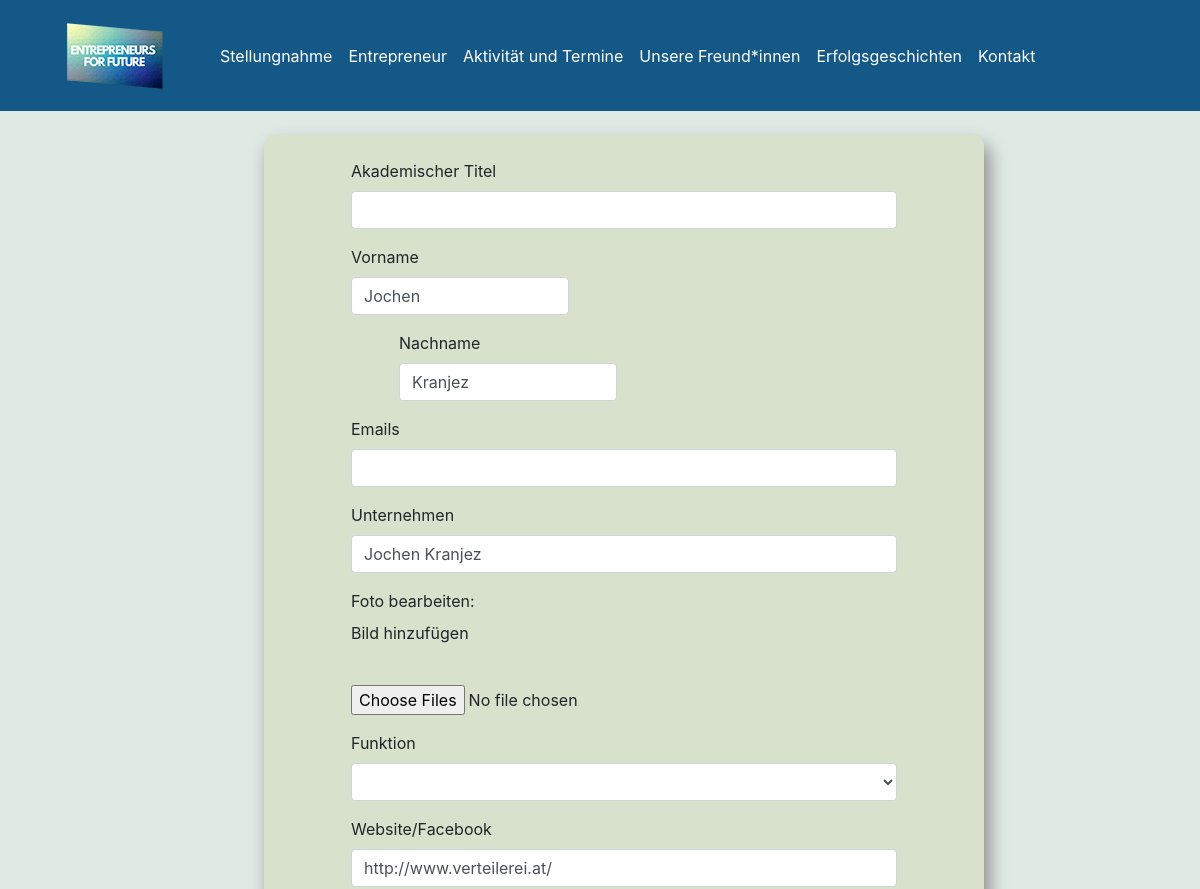
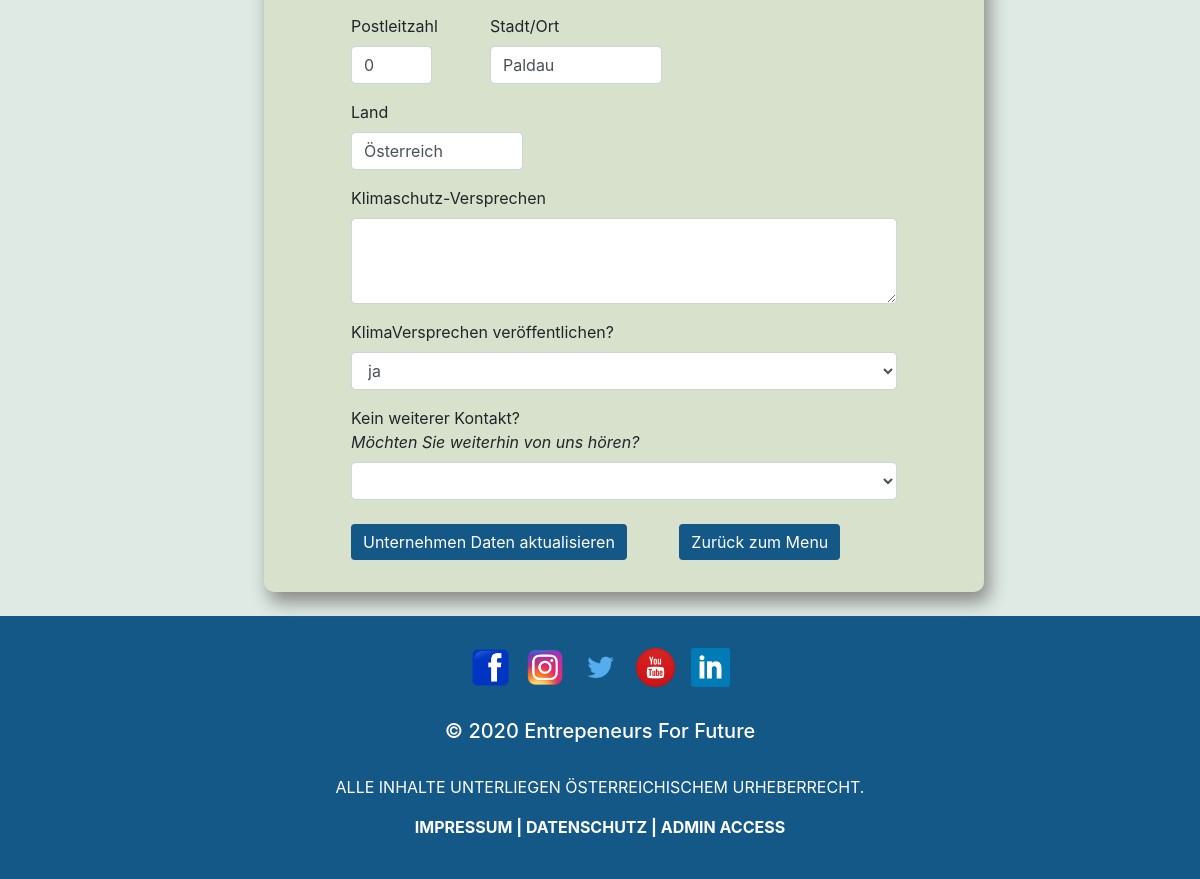
Screenshot of /companies/update.php?id=26 with the database file from the repository (2 pictures, top to bottom).
### tables this page shows
CREATE TABLE `companies` (
  `id` int(11) NOT NULL,
  `titel` varchar(30) NOT NULL,
  `vorname` varchar(30) NOT NULL,
  `nachname` varchar(30) NOT NULL,
  `email` varchar(50) NOT NULL,
  `unternehmen` varchar(100) NOT NULL,
  `firmenlogo` longtext NOT NULL,
  `funktion` varchar(100) NOT NULL,
  `website_facebook` varchar(255) NOT NULL,
  `plz` int(4) NOT NULL,
  `ort` varchar(100) NOT NULL,
  `land` varchar(100) NOT NULL,
  `description` varchar(500) NOT NULL,
  `public` varchar(10) NOT NULL,
  `contact` varchar(10) NOT NULL
);

### companies/update.php (the view, shortened to what this page needs)
<?php
include '../db_connect.php';
include('../navbar.php');
?>
<?php
require_once '../db_connect.php';
if (isset($_GET['id'])) {
  $id = $_GET['id'];
  $sql = "SELECT * FROM `companies` WHERE id = {$id}";
  $result = $conn->query($sql);
  $data = $result->fetch_assoc();
?>
  <!DOCTYPE html>
  <html>
  <head>
  </head>
  <body style="background-color: #DEEAE3">
    <div id="contactForm">
      <form class="mx-5" action="a_update.php" method="post" enctype='multipart/form-data'>
        <div class="form-group col-md-12">
          <label for="title">Akademischer Titel</label>
          <input type="text" class="form-control" name="titel" value="<?php echo $data['titel'] ?>">
        </div>
        <div class="form-row col-md-12">
          <div class="form-group required col-md-5 mr-5">
            <label for="vorname">Vorname</label>
            <input type="text" class="form-control" name="vorname" value="<?php echo $data['vorname'] ?>" required>
          </div>
          <div class="form-group required col-md-5 ml-5">
            <label for="nachname">Nachname</label>
            <input type="text" class="form-control" name="nachname" value="<?php echo $data['nachname'] ?>" required>
          </div>
        </div>
        <div class="form-group required col-md-12">
          <label for="email">Emails</label>
          <input type="email" class="form-control" name="email" value="<?php echo $data['email'] ?>" required>
        </div>
        <div class="form-group required col-md-12">
          <label for="title">Unternehmen</label>
          <input type="text" class="form-control" name="unternehmen" value="<?php echo $data['unternehmen'] ?>" required>
        </div>
        <div class="form-group col-md-12">
          <label for="fileInput" class="">Foto bearbeiten:</label>
          <?php
          $picture = $data['firmenlogo'];
          if ($picture == "") {
            echo "<span class='mt-2'><p>Bild hinzufügen</p></span>";
          }
          ?>
          <br>
          <input type="file" id="up" name="fileInput" id="up" accept="image/*" multiple onChange="fileThumbnail(this.files);" (change)="convertImage($event)">
        </div>
        <div class="form-group col-md-12">
          <label for="funktion">Funktion</label>
          <select class="form-control" id="exampleFormControlSelect1" name="funktion">
            <option hidden selected><?php echo $data['funktion'] ?></option>
            <option>InhaberIn</option>
          </select>
        </div>
        <div class="form-group required col-md-12">
          <label for="img">Website/Facebook</label>
          <input type="text" class="form-control" name="website_facebook" value="<?php echo $data['website_facebook'] ?>" required>
        </div>
        <div class="form-row col-md-12">
          <div class="form-group required col-md-2 mr-5">
            <label for="plz">Postleitzahl</label>
            <input type="number" class="form-control" name="plz" value="<?php echo $data['plz'] ?>" step="1" required>
          </div>
          <div class="form-group required col-md-4 mr-5">
            <label for="ort">Stadt/Ort</label>
            <input type="text" class="form-control" name="ort" value="<?php echo $data['ort'] ?>" required>
          </div>
          <div class="form-group required col-md-4">
            <label for="land">Land</label>
            <input type="text" class="form-control" name="land" value="<?php echo $data['land'] ?>" required>
          </div>
        </div>
        <div class="form-group col-md-12">
          <label for="description">Klimaschutz-Versprechen</label>
          <textarea class="form-control" id="exampleFormControlTextarea1" rows="3" name="description"><?php echo $data['description'] ?></textarea>
        </div>
        <div class="form-group col-md-12">
          <label for="publisher_size">KlimaVersprechen veröffentlichen?</label>
          <select class="form-control" id="exampleFormControlSelect1" name="public">
            <option hidden selected><?php echo $data['public'] ?></option>
          </select>
        </div>
        <div class="form-group col-md-12">
          <label for="publisher_size">Kein weiterer Kontakt? <br> <i> Möchten Sie weiterhin von uns hören?</i></label>
          <select class="form-control" id="exampleFormControlSelect1" name="contact">
            <option hidden selected><?php echo $data['contact'] ?></option>
            <option value="ja">Ich möchte nur unterschreiben und anschließend nicht mehr kontaktiert werden.</option>
          </select>
        </div>
        <div class="col-md-12">
          <button type="submit" class="btn btn-dark mr-5 my-2" name="but_update" style="background-color: #135887; border: #135887;">Unternehmen Daten aktualisieren</button>
          <a class="btn btn-dark" href="admin.php" type="button" role="button" style="background-color: #135887; border: #135887;">
            Zurück zum Menu
          </a>
        </div>
      </form>
    </div>
  </body>
<?php
} else {
  echo "there is no id";
}
?>
  </html>
  <?php
  include('../footer.php');
  ?>

### styleB.css (style rules this page uses)
body { margin: 0; padding: 0; box-sizing: border-box; }

### companies/update.php (style rules this page uses)
#contactForm { margin: 2vw; padding: 2vw; background-color: #d7e1cc; border-radius: 10px; box-shadow: 5px 10px 18px #888888; width: 60vw; position: relative; left: 20vw; }

### rows the page displays
companies: vorname "Jochen", nachname "Kranjez", unternehmen "Jochen Kranjez", website_facebook "http://www.verteilerei.at/", plz "0", ort "Paldau", land "Österreich", public "ja"
